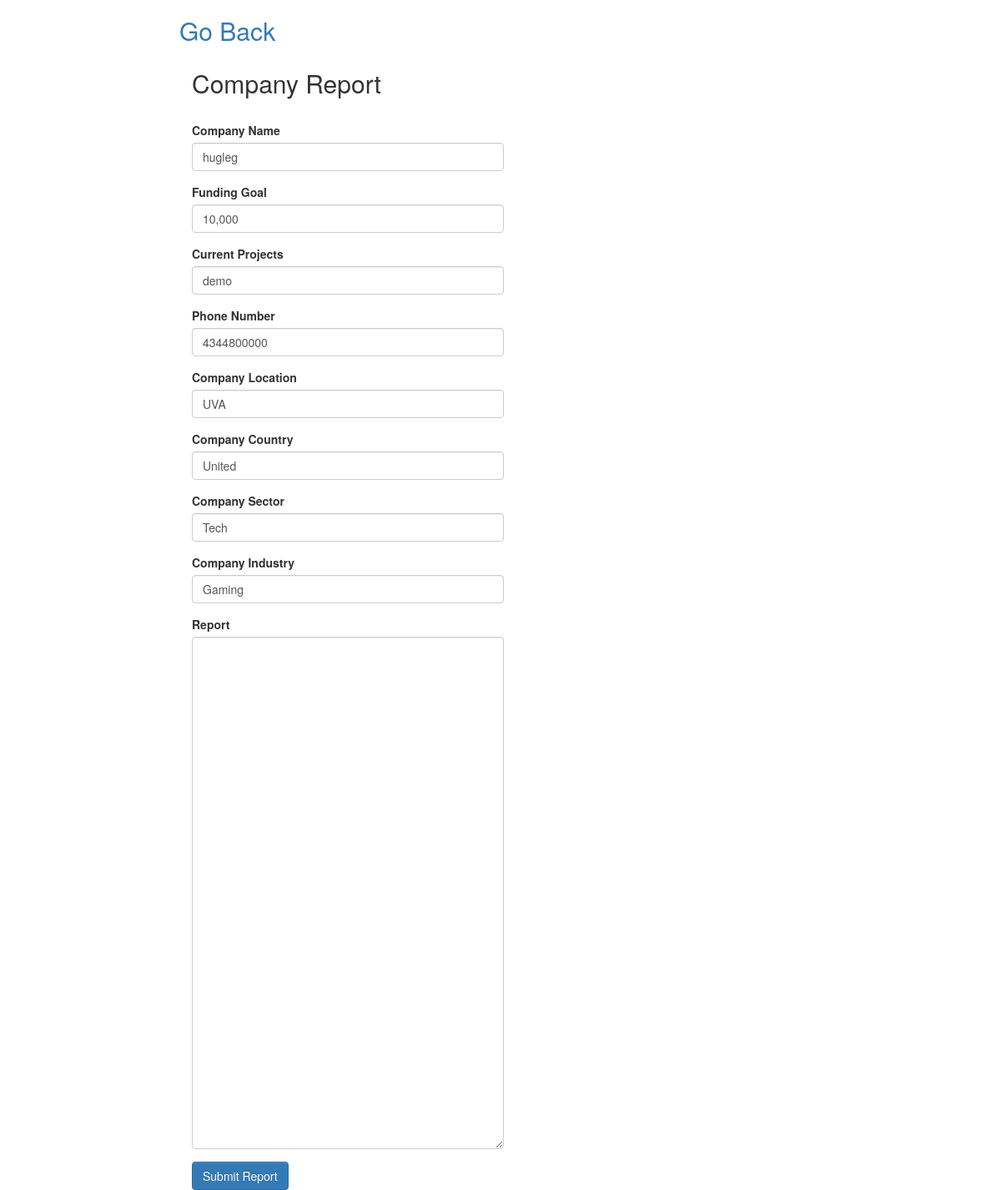
The page /catalog/viewallreport/1/ (signed in) on the database as committed earlier.
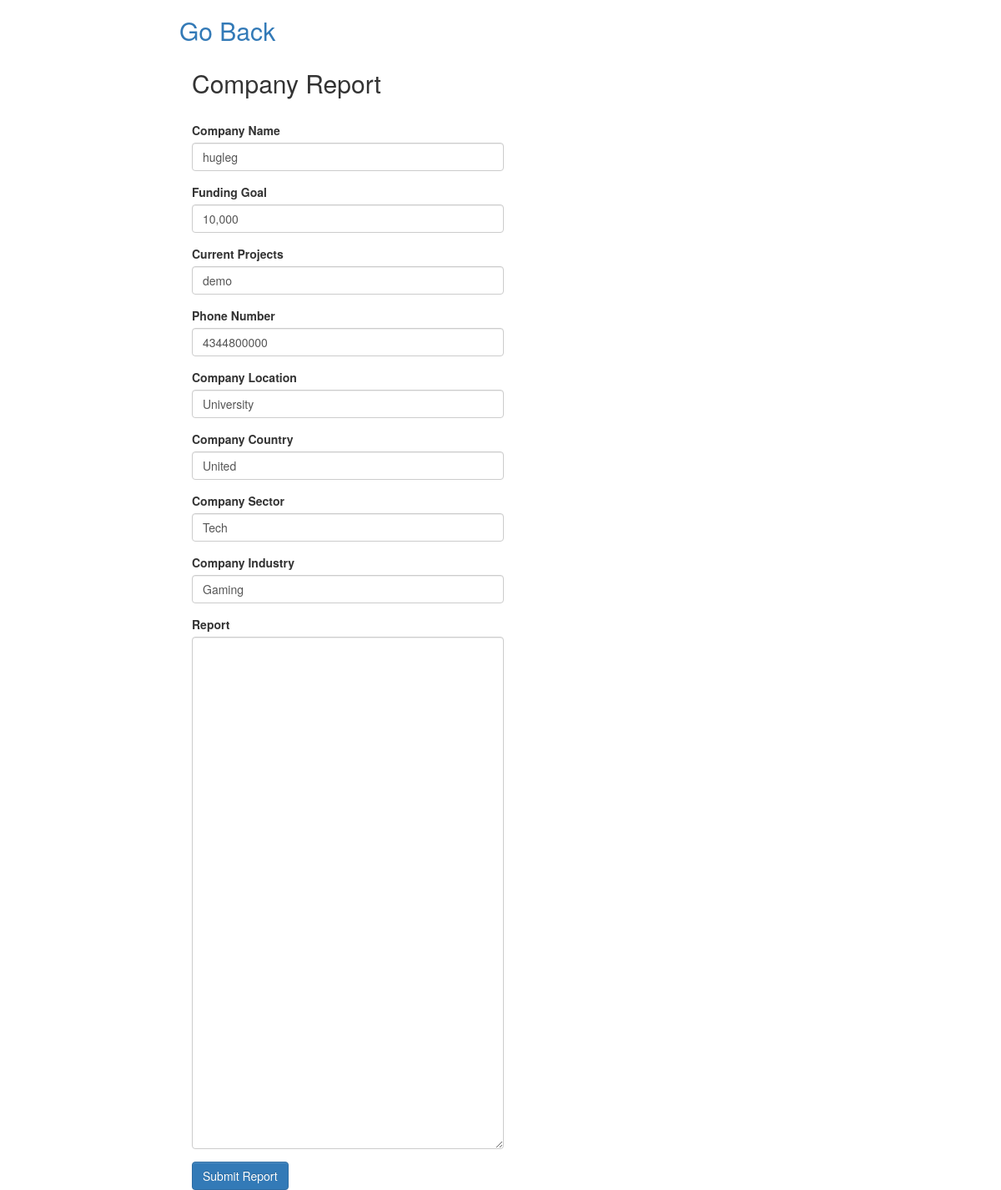
The same page on the database as committed later.
### catalog/models.py (models this page shows)
class Report(models.Model):
    report_no = models.AutoField(primary_key=True)
    current_projects = models.CharField(default= "No current Projects",max_length= 1000, help_text="Projects")
    company = models.CharField(max_length=30, help_text="Company name")
    funding_goal = models.CharField(max_length=20, help_text="Funding goal", default="10,000")
    phone = models.CharField(max_length=20, help_text="Company phone number")
    location = models.CharField(max_length=20, help_text="Company location")
    country = models.CharField(max_length=30,help_text="Company country")
    sector = models.CharField(max_length=30, help_text="Company sector")
    industry = models.CharField(max_length=30, help_text="Company industry")
    description=models.CharField(default="No description yet",max_length=3000,help_text="Project description")
    timestamp = models.DateTimeField(default = timezone.now)
    is_private = models.BooleanField(default = False)
    files = models.ForeignKey(file, null=True, blank=True)
    is_favorite=models.BooleanField(default=False)
    favorite_count=models.IntegerField(default=0)
    average_rate=models.FloatField(default=0)

### catalog/views.py (the view)
# urls.py: url(r'^viewreport/(?P<pk>[0-9]+)/$', views.edit_report, name='viewreport'),
@login_required(login_url = 'login')
def edit_report(request, pk):
    r = Report.objects.get(pk=pk)
    return render(request, 'edit_report.html', {'report':r})

### catalog/templates/edit_report.html (shortened to what this page needs)
{% extends "base_generic.html" %}
{% block content %}
<h2><a href={% url 'gohome' %}>Go Back</a></h2>
<div>
    <form action="{% url 'finish_edit' report.pk %}" method="post" enctype="multipart/form-data" class="col-lg-5" id="edit_report">
    <h2>Company Report</h2><br>
          <div class="form-group">
            <label class="form-control-label" for="company_name">Company Name</label>
            <input class="form-control" type="text" id="company_name"  name="company" value={{report.company}}>
          </div>
          <div class="form-group">
            <label class="form-control-label" for="company_name">Funding Goal</label>
            <input class="form-control" type="text" id="funding_goal"  name="funding_goal" value={{report.funding_goal}}>
          </div>
          <div class="form-group">
            <label class="form-control-label" for="company_name">Current Projects</label>
            <input class="form-control" type="text" id="current_projects"  name="current_projects" value={{report.current_projects}}>
          </div>
          <div class="form-group">
            <label class="form-control-label" for="company_name">Phone Number</label>
            <input class="form-control" type="text" id="phone"  name="phone" value={{report.phone}}>
          </div>
          <div class="form-group">
            <label class="form-control-label" for="company_name">Company Location</label>
            <input class="form-control" type="text" id="location"  name="location" value={{report.location}}>
          </div>
          <div class="form-group">
            <label class="form-control-label" for="company_name">Company Country</label>
            <input class="form-control" type="text" id="country"  name="country" value={{report.country}}>
          </div>
          <div class="form-group">
            <label class="form-control-label" for="company_name">Company Sector</label>
            <input class="form-control" type="text" id="funding_goal"  name="sector" value={{report.sector}}>
          </div>
          <div class="form-group">
            <label class="form-control-label" for="company_name">Company Industry</label>
            <input class="form-control" type="text" id="funding_goal"  name="industry" value={{report.industry}}>
          </div>
          <div class="form-group">
          <label>Report</label>
            <textarea class="form-control" rows="30" name="description" id="description" value={{report.description}}></textarea>
          </div>
          <button type="submit" class="btn btn-primary hh-btn">Submit Report</button>
      </form>
</div>
{% endblock %}

### catalog/templates/base_generic.html (shortened to what this page needs)
<!DOCTYPE html>
<html lang="en">
<head>
<link rel="stylesheet" href="//maxcdn.bootstrapcdn.com/bootstrap/3.2.0/css/bootstrap.min.css">
<link rel="stylesheet" href="//maxcdn.bootstrapcdn.com/bootstrap/3.2.0/css/bootstrap-theme.min.css">
  <link rel="stylesheet" href="https://maxcdn.bootstrapcdn.com/bootstrap/3.3.7/css/bootstrap.min.css">
  {% load static %}
  <link rel="stylesheet" href="{% static 'css/styles.css' %}">
</head>
<body>
  <div class="container-fluid">
    <div class="row">
      <div class="col-sm-10 ">
      {% block content %}{% endblock %}
      </div>
    </div>
  </div>
</body>
</html>

Rows that differ between the two databases and show on the page:
changed Report "hugleg": location "UVA" → (not shown)
Other text that changed with them:
form field location: (not shown) → "University"
